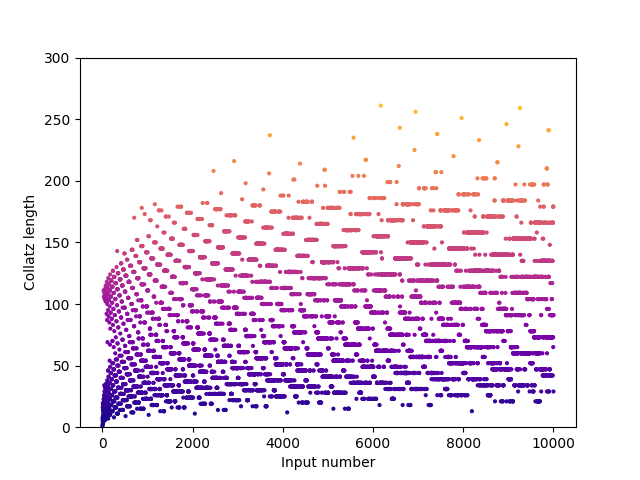

This chart was generated by the following Python code:
import matplotlib as mpl
import matplotlib.pyplot as plt

from foo import get_collatz_reduction


print('Exercise 4.5')

file = 'exe45_len.png'
max_number = 10**4
color_map = 'plasma'
y_max = 300
size = 4
numbers = []
colors = []

cmap = mpl.colormaps[color_map]

for a in range(2, max_number+1):

    maximum = len(get_collatz_reduction(a))
    numbers.append(maximum)
    colors.append(cmap(maximum/y_max))

plt.scatter(range(2, max_number+1), numbers, s=size, c=colors)
plt.gca().set_ylim([0, y_max])
plt.xlabel('Input number')
plt.ylabel('Collatz length')
plt.savefig(file)
plt.show()
